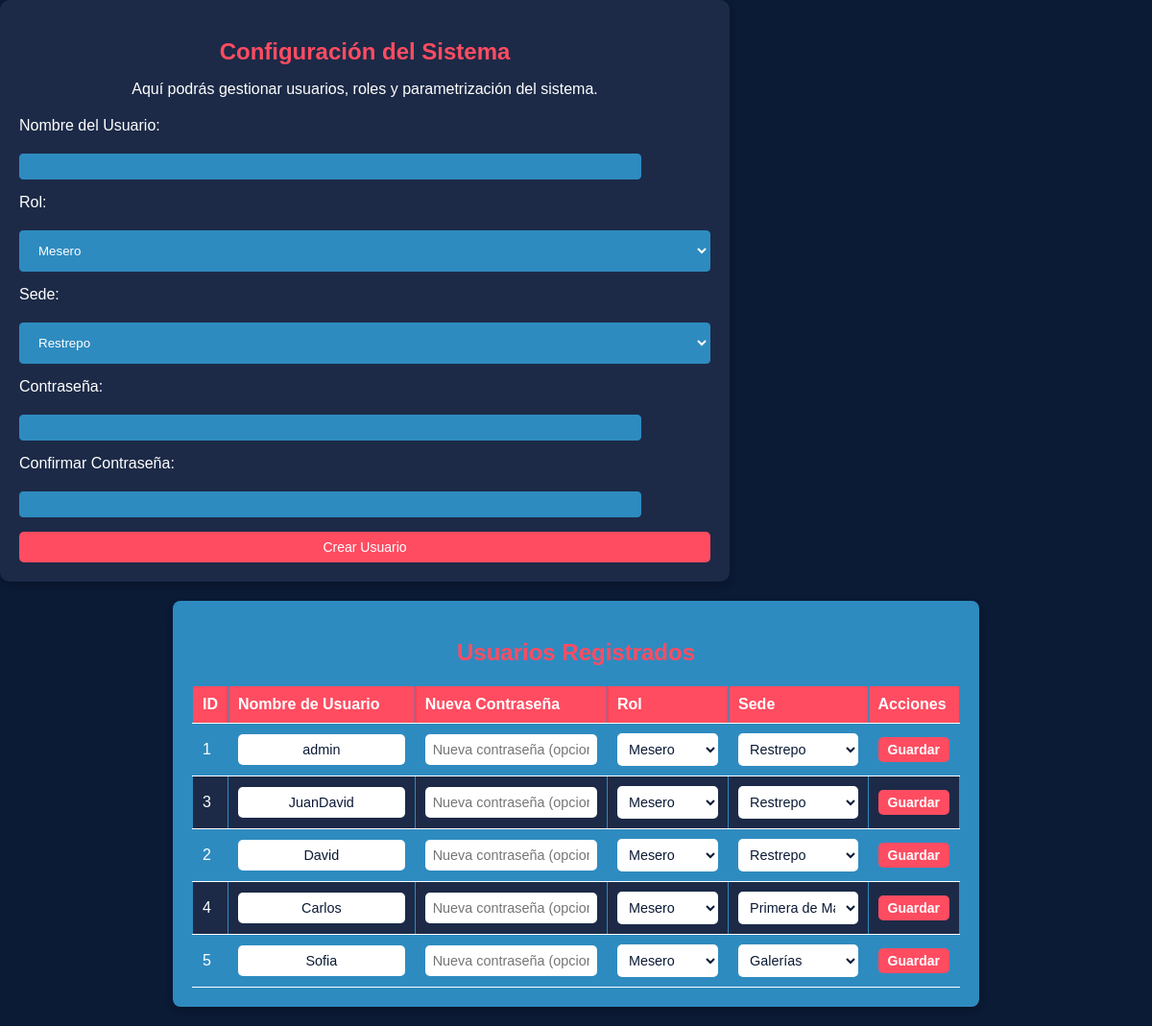
The page /configuracion.php (signed in) on the database its author committed.
### tables this page shows
CREATE TABLE usuarios (
    id INT AUTO_INCREMENT PRIMARY KEY,
    username VARCHAR(50) NOT NULL UNIQUE,
    password VARCHAR(255) NOT NULL,
    rol_id INT,
    sede_id INT,
    FOREIGN KEY (rol_id) REFERENCES roles(id),
    FOREIGN KEY (sede_id) REFERENCES sedes(id)
);

### configuracion.php (the view, shortened to what this page needs)
<?php
require 'conex.php';
$query = "SELECT u.id, u.username, r.nombre AS rol, s.nombre AS sede
          FROM usuarios u
          JOIN roles r ON u.rol_id = r.id
          JOIN sedes s ON u.sede_id = s.id";
$result = $conexion->query($query);
?>
<!DOCTYPE html>
<html lang="es">
<head>
    <link rel="stylesheet" href="styles_configuracion.css">
</head>
<body>
    <div class="form-container">
        <h2>Configuración del Sistema</h2>
        <p>Aquí podrás gestionar usuarios, roles y parametrización del sistema.</p>
        <form method="POST" action="crear_usuario.php">
            <label for="nombre">Nombre del Usuario:</label>
            <input type="text" name="nombre" id="nombre" required>
            <label for="rol">Rol:</label>
            <select name="rol" id="rol">
                <option value="mesero">Mesero</option>
            </select>
            <label for="sede">Sede:</label>
            <select name="sede" id="sede">
                <option value="Restrepo">Restrepo</option>
            </select>
            <label for="password">Contraseña:</label>
            <input type="text" name="password" id="password" required>
            <label for="confirm_password">Confirmar Contraseña:</label>
            <input type="text" name="confirm_password" id="confirm_password" required>
            <button type="submit">Crear Usuario</button>
        </form>
    </div>
    <div class="table-container">
        <h2>Usuarios Registrados</h2>
        <form method="POST" action="editar_usuario.php">
            <table>
                <thead>
                    <tr>
                        <th>ID</th>
                        <th>Nombre de Usuario</th>
                        <th>Nueva Contraseña</th>
                        <th>Rol</th>
                        <th>Sede</th>
                        <th>Acciones</th>
                    </tr>
                </thead>
                <tbody>
                    <?php while ($row = $result->fetch_assoc()): ?>
                    <tr>
                        <td><?php echo $row['id']; ?></td>
                        <td><input type="text" name="username[<?php echo $row['id']; ?>]" value="<?php echo $row['username']; ?>"></td>
                        <td><input type="text" name="password[<?php echo $row['id']; ?>]" placeholder="Nueva contraseña (opcional)"></td>
                        <td>
                            <select name="rol[<?php echo $row['id']; ?>]">
                                <option value="1" <?php echo $row['rol'] === 'Mesero' ? 'selected' : ''; ?>>Mesero</option>
                            </select>
                        </td>
                        <td>
                            <select name="sede[<?php echo $row['id']; ?>]">
                                <option value="1" <?php echo $row['sede'] === 'Restrepo' ? 'selected' : ''; ?>>Restrepo</option>
                                <option value="2" <?php echo $row['sede'] === 'Primera de Mayo' ? 'selected' : ''; ?>>Primera de Mayo</option>
                                <option value="3" <?php echo $row['sede'] === 'Galerías' ? 'selected' : ''; ?>>Galerías</option>
                            </select>
                        </td>
                        <td><button type="submit" name="guardar[<?php echo $row['id']; ?>]">Guardar</button></td>
                    </tr>
                    <?php endwhile; ?>
                </tbody>
            </table>
        </form>
    </div>
</body>
</html>

### styles_configuracion.css (style rules this page uses)
body { font-family: Arial, sans-serif; background-color: #0B1A35; color: white; margin: 0; padding: 0; }
.form-container { width: 60%; background-color: #1c2a47; padding: 20px; border-radius: 10px; box-shadow: 0 4px 8px rgba(0, 0, 0, 0.2); }
h2 { color: #FF4C61; text-align: center; margin-bottom: 10px; }
p { text-align: center; margin-bottom: 20px; }
form { display: flex; flex-direction: column; gap: 15px; }
label { font-size: 16px; margin-bottom: 5px; color: #FFFFFF; }
input[type="text"], input[type="password"], select { padding: 12px 15px; background-color: #2E8BC0; border: 1px solid #2E8BC0; border-radius: 4px; color: white; width: 100%; box-sizing: border-box; }
button[type="submit"] { padding: 12px 20px; background-color: #FF4C61; color: white; border: none; border-radius: 5px; cursor: pointer; font-size: 16px; transition: background-color 0.3s ease; }
table { width: 100%; border-collapse: collapse; margin-top: 20px; text-align: center; }
thead { background-color: #FF4C61; color: white; }
th, td { padding: 10px; border: 1px solid #2E8BC0; }
tbody tr:nth-child(odd) { background-color: #2E8BC0; }
tbody tr:nth-child(even) { background-color: #1c2a47; }
input[type="text"] { padding: 5px; width: 90%; text-align: center; }
button[type="submit"] { background-color: #FF4C61; border: none; border-radius: 5px; color: white; cursor: pointer; padding: 8px 12px; font-size: 14px; }
.table-container { width: 90%; max-width: 800px; margin: 20px auto; padding: 20px; background-color: #2E8BC0; border-radius: 8px; box-shadow: 0px 4px 8px rgba(0, 0, 0, 0.2); }
.table-container table { width: 100%; border-collapse: collapse; margin-top: 10px; }
.table-container th, .table-container td { padding: 10px; text-align: left; border-bottom: 1px solid #FFFFFF; }
.table-container th { background-color: #FF4C61; color: #FFFFFF; font-weight: bold; }
.table-container td input, .table-container td select { width: 100%; padding: 8px; border: none; border-radius: 5px; font-size: 0.9rem; background-color: #FFFFFF; color: #0B1A35; }
.table-container td button { padding: 5px 10px; background-color: #FF4C61; color: #FFFFFF; border: none; border-radius: 5px; font-weight: bold; cursor: pointer; transition: background-color 0.3s ease; }

### rows shown on the page
usuarios: id "1", username "admin", id "Mesero", id "Restrepo"
usuarios: id "3", username "JuanDavid", id "Mesero", id "Restrepo"
usuarios: id "2", username "David", id "Mesero", id "Restrepo"
usuarios: id "4", username "Carlos", id "Mesero", id "Primera de Mayo"
usuarios: id "5", username "Sofia", id "Mesero", id "Galerías"
